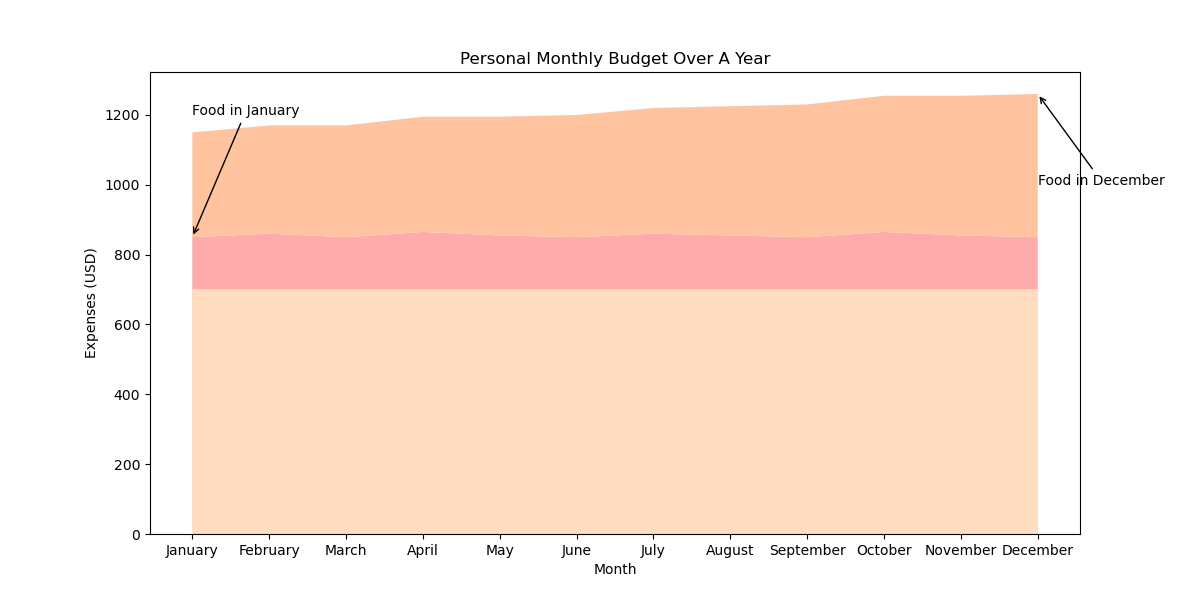

Reproduce this figure in Python.

import matplotlib.pyplot as plt
import pandas as pd

# Define the data
data = {
    'Month': ['January', 'February', 'March', 'April', 'May', 'June', 
              'July', 'August', 'September', 'October', 'November', 'December'],
    'Housing': [700, 700, 700, 700, 700, 700, 700, 700, 700, 700, 700, 700],
    'Transportation': [150, 160, 150, 165, 155, 150, 160, 155, 150, 165, 155, 150],
    'Food': [300, 310, 320, 330, 340, 350, 360, 370, 380, 390, 400, 410],
}

# Create a dataframe
df = pd.DataFrame(data)

# Define x-axis based on 'Month'
x = df['Month']

# Plot using specific color codes
plt.figure(figsize=(12, 6))
plt.stackplot(x, df['Housing'], df['Transportation'], df['Food'], 
              colors=['#FFDDC1', '#FFABAB', '#FFC3A0'])

# Adding title and labels
plt.title('Personal Monthly Budget Over A Year')
plt.xlabel('Month')
plt.ylabel('Expenses (USD)')

# Add annotations for 'Food' for the month of January and December
plt.annotate('Food in January', xy=(0, df['Housing'][0] + df['Transportation'][0]), 
             xytext=(0, 1200), arrowprops=dict(facecolor='black', arrowstyle='->'))
             
plt.annotate('Food in December', xy=(11, df['Housing'][11] + df['Transportation'][11] + df['Food'][11]), 
             xytext=(11, 1000), arrowprops=dict(facecolor='black', arrowstyle='->'))

# Display the figure
plt.show()
